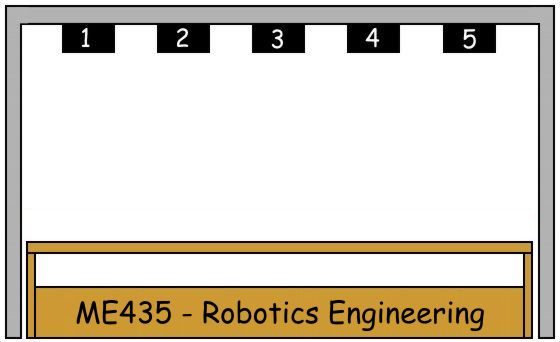
%> input picture Labs/Lab02/robot_background.jpg, 560 x 342 px
$ octave updateDisplay_demo.m   (GNU Octave 9; MATLAB toolbox functions it lacks are replaced by stand-ins)
%> lines starting %> are read from the running program, lines starting %| are printed output that depends on the picture
### Labs/Lab02/updateDisplay.m
function [imageObject] = updateDisplay( axesHandle, plateLocations, extended, xPos, gCon)
%> called with axesHandle = -34.64, plateLocations = [0 0 0 0 1], extended = false, xPos = 3, gCon = 1
%% creating bad hard coding
h = 228; w = 426.4;
gripperScale = 1/5; gripperDisp = 45;
barScale = 0.85;    barDisp = 25;
boxPositions = [67,37;141,37;210,37;287,37;360,37];
plateScale = 1/4; plateVertDisp = 110; plateHorzDisp = 36;

%% loading in images
background = imread('robot_background.jpg');
%> background is the input picture: size 342x560x3 uint8; mean R, G, B 215.6, 208.3, 195.2
background = imresize(background,[h,w]);
%> background: size 228x427x3 uint8
switch gCon
    case 1
        gripper = imread('gripper_closed_no_plate.jpg');
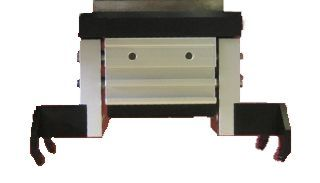
%> input picture Labs/Lab02/gripper_closed_no_plate.jpg, 320 x 183 px
%> gripper is the input picture: size 183x320x3 uint8; mean R, G, B 193.7, 192, 187.1
    case 2
        gripper = imread('gripper_open_no_plate.jpg');
    case 3
        gripper = imread('gripper_with_plate.jpg');
end
gripper = imresize(gripper,[h*gripperScale,w*gripperScale]);
%> gripper: size 46x86x3 uint8
bars = imread('extended_bars.jpg'); bars = imresize(bars,[barScale*size(bars,1),size(bars,2)]);
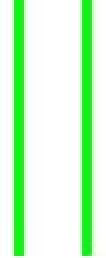
%> input picture Labs/Lab02/extended_bars.jpg, 53 x 129 px (shown 2 times larger)
%> in updateDisplay, bars is the input picture: size 129x53x3 uint8; mean R, G, B 206.5, 249.9, 206.6
plate = imread('plate_only.jpg');   plate = imresize(plate,[plateScale*size(plate,1),plateScale*size(plate,2)]);
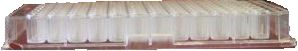
%> input picture Labs/Lab02/plate_only.jpg, 298 x 51 px
%> in updateDisplay, plate is the input picture: size 51x298x3 uint8; mean R, G, B 185.6, 173.6, 168.9

%% layering images
    startR = boxPositions(xPos,2);
    startC = boxPositions(xPos,1);
if(extended)
    background = overlay(background,bars,startR,startC-barDisp);
    startR = size(bars,1);
end
background = overlay(background,gripper,startR,startC-gripperDisp);
%> in overlay, `img((1:size(toPut,1))+rowshift, (1:size(toPut,2))+colshift, :) = toPut;`: img: size 228x427x3 uint8; mean R, G, B 212.9, 205.7, 192.4

for i = 1:5
    if(plateLocations(i))
        startR = boxPositions(i,2)+plateVertDisp;
        startC = boxPositions(i,1)-plateHorzDisp;
        background = overlay(background,plate,startR,startC);
    end
end
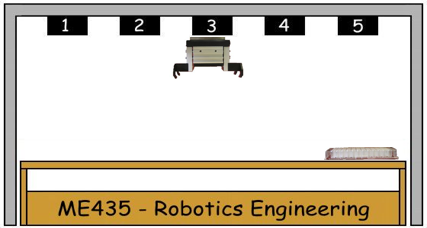
%> background: size 228x427x3 uint8; mean R, G, B 212.2, 204.8, 191.5
%> after the loop, startC = 324; startR = 147

imageObject = image(background, 'Parent', axesHandle);
end

function [img] = overlay(img,toPut,rowshift,colshift)
    img((1:size(toPut,1))+rowshift, (1:size(toPut,2))+colshift, :) = toPut;
end

### Labs/Lab02/updateDisplay_demo.m
a = axes();
set(a,'Units','Pixels','Visible','Off');
set(a,'Position',[7.4, 9, 426.4, 228]);

updateDisplay(a,[0,0,0,0,1],false,3,1);
updateDisplay(a,[0,0,0,0,1],false,4,1);
%> in overlay (call 3), `img((1:size(toPut,1))+rowshift, (1:size(toPut,2))+colshift, :) = toPut;`: img: size 228x427x3 uint8; mean R, G, B 212.9, 205.7, 192.4; mean of the top-left, top-right, bottom-left and bottom-right quarters 216.9, 207.1, 195.2, 195.5
%> after the loop in updateDisplay (call 2), `for i = 1:5`: background: size 228x427x3 uint8; mean R, G, B 212.2, 204.8, 191.5; mean of the top-left, top-right, bottom-left and bottom-right quarters 216.9, 207.1, 195.2, 192.3
updateDisplay(a,[0,0,0,0,1],false,5,1);
updateDisplay(a,[0,0,0,0,1],true,5,3);
%> call 4 of updateDisplay, with axesHandle = -34.64, plateLocations = [0 0 0 0 1], extended = true, xPos = 5, gCon = 3
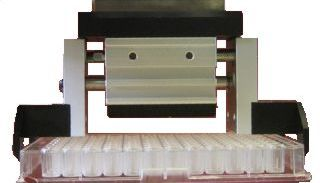
%> input picture Labs/Lab02/gripper_with_plate.jpg, 320 x 183 px
%> in updateDisplay, gripper is the input picture: size 183x320x3 uint8; mean R, G, B 168.4, 163.7, 157.2
%> after the loop in updateDisplay (call 4), `for i = 1:5`:
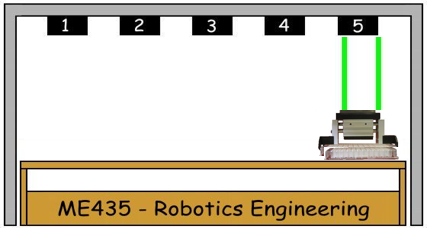
%> background: size 228x427x3 uint8; mean R, G, B 209.8, 204.1, 189
updateDisplay(a,[0,0,0,0,0],false,5,3);
updateDisplay(a,[0,0,0,0,0],false,4,3);
updateDisplay(a,[0,0,0,0,0],false,3,3);
updateDisplay(a,[0,0,0,0,0],false,2,3);
updateDisplay(a,[0,0,0,0,0],false,1,3);
updateDisplay(a,[0,0,0,0,0],true,1,3);
updateDisplay(a,[1,0,0,0,0],false,1,1);
updateDisplay(a,[1,0,0,0,0],false,2,1);
%> in overlay (call 19), `img((1:size(toPut,1))+rowshift, (1:size(toPut,2))+colshift, :) = toPut;`:
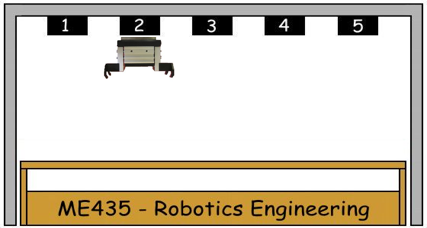
%> img: size 228x427x3 uint8; mean R, G, B 212.9, 205.7, 192.4; mean of the top-left, top-right, bottom-left and bottom-right quarters 206.4, 217.5, 195.2, 195.5
updateDisplay(a,[1,0,0,0,0],false,3,1);
